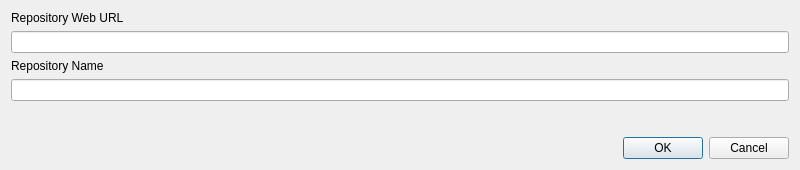
<?xml version="1.0" encoding="UTF-8"?>
<ui version="4.0">
 <class>setupWindow</class>
 <widget class="QDialog" name="setupWindow">
  <property name="windowModality">
   <enum>Qt::ApplicationModal</enum>
  </property>
  <property name="geometry">
   <rect>
    <x>0</x>
    <y>0</y>
    <width>800</width>
    <height>170</height>
   </rect>
  </property>
  <property name="sizePolicy">
   <sizepolicy hsizetype="Fixed" vsizetype="Fixed">
    <horstretch>0</horstretch>
    <verstretch>0</verstretch>
   </sizepolicy>
  </property>
  <property name="minimumSize">
   <size>
    <width>800</width>
    <height>170</height>
   </size>
  </property>
  <property name="maximumSize">
   <size>
    <width>800</width>
    <height>170</height>
   </size>
  </property>
  <property name="windowTitle">
   <string>Setup Window</string>
  </property>
  <layout class="QGridLayout" name="gridLayout">
   <item row="2" column="0">
    <widget class="QLabel" name="repoNameLabel">
     <property name="text">
      <string>Repository Name</string>
     </property>
    </widget>
   </item>
   <item row="0" column="0">
    <widget class="QLabel" name="repoLinkLabel">
     <property name="text">
      <string>Repository Web URL</string>
     </property>
    </widget>
   </item>
   <item row="3" column="0">
    <widget class="QLineEdit" name="repoNameLineEdit"/>
   </item>
   <item row="1" column="0">
    <widget class="QLineEdit" name="repoLinkLineEdit"/>
   </item>
   <item row="5" column="0">
    <widget class="QDialogButtonBox" name="buttonBox">
     <property name="orientation">
      <enum>Qt::Horizontal</enum>
     </property>
     <property name="standardButtons">
      <set>QDialogButtonBox::Cancel|QDialogButtonBox::Ok</set>
     </property>
    </widget>
   </item>
   <item row="4" column="0">
    <spacer name="verticalSpacer">
     <property name="orientation">
      <enum>Qt::Vertical</enum>
     </property>
     <property name="sizeHint" stdset="0">
      <size>
       <width>20</width>
       <height>40</height>
      </size>
     </property>
    </spacer>
   </item>
  </layout>
 </widget>
 <resources/>
 <connections>
  <connection>
   <sender>buttonBox</sender>
   <signal>accepted()</signal>
   <receiver>setupWindow</receiver>
   <slot>accept()</slot>
   <hints>
    <hint type="sourcelabel">
     <x>248</x>
     <y>254</y>
    </hint>
    <hint type="destinationlabel">
     <x>157</x>
     <y>274</y>
    </hint>
   </hints>
  </connection>
  <connection>
   <sender>buttonBox</sender>
   <signal>rejected()</signal>
   <receiver>setupWindow</receiver>
   <slot>reject()</slot>
   <hints>
    <hint type="sourcelabel">
     <x>316</x>
     <y>260</y>
    </hint>
    <hint type="destinationlabel">
     <x>286</x>
     <y>274</y>
    </hint>
   </hints>
  </connection>
 </connections>
</ui>
